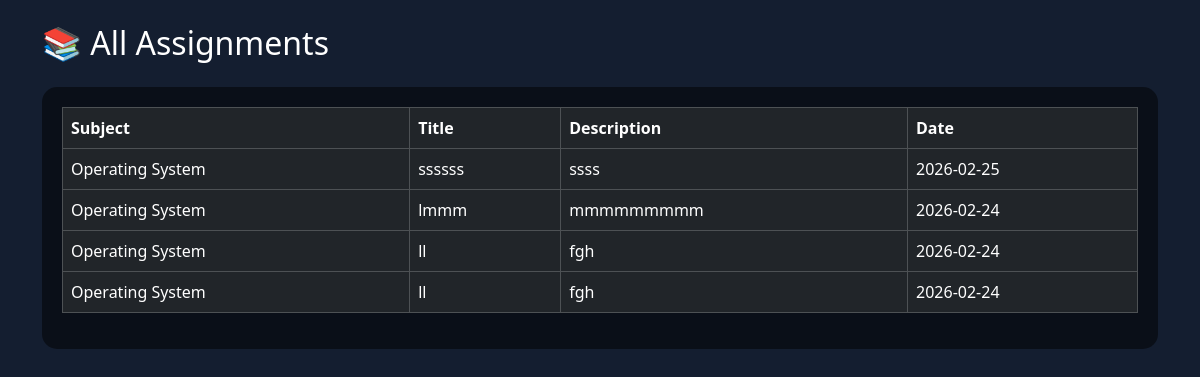
The app's page /student/assignment.php (signed in) with its own data.
### tables this page shows
CREATE TABLE `assignments` (
  `id` int(11) NOT NULL,
  `title` varchar(200) DEFAULT NULL,
  `description` text DEFAULT NULL,
  `subject_id` int(11) DEFAULT NULL,
  `due_date` date DEFAULT NULL,
  `teacher_id` int(11) DEFAULT NULL,
  `date` date DEFAULT NULL,
  `last_date` date DEFAULT NULL
);

CREATE TABLE `subjects` (
  `id` int(11) NOT NULL,
  `subject_name` varchar(100) DEFAULT NULL,
  `subject_code` varchar(50) DEFAULT NULL,
  `created_at` timestamp NOT NULL DEFAULT current_timestamp(),
  `course` varchar(100) DEFAULT NULL,
  `teacher_id` int(11) DEFAULT NULL
);

### student/assignment.php (the view, shortened to what this page needs)
<?php
include("../db.php");
?>
<!DOCTYPE html>
<html>
<head>
<link href="https://cdn.jsdelivr.net/npm/bootstrap@5.3.2/dist/css/bootstrap.min.css" rel="stylesheet">
</head>
<body>
<div class="container">
<h2 class="mt-4">📚 All Assignments</h2>
<div class="box">
<table class="table table-dark table-bordered">
<tr>
<th>Subject</th>
<th>Title</th>
<th>Description</th>
<th>Date</th>
</tr>
<?php
$q=mysqli_query($conn,"
SELECT assignments.*, subjects.subject_name
FROM assignments
JOIN subjects ON assignments.subject_id=subjects.id
ORDER BY id DESC");
while($r=mysqli_fetch_assoc($q)){
?>
<tr>
<td><?php echo $r['subject_name']; ?></td>
<td><?php echo $r['title']; ?></td>
<td><?php echo $r['description']; ?></td>
<td><?php echo $r['date']; ?></td>
</tr>
<?php } ?>
</table>
</div>
</div>
</body>
</html>

### student/assignment.php (style rules this page uses)
body { background:#141e30;color:white;font-family:Segoe UI; }
.box { background:#00000080;padding:20px;border-radius:15px;margin-top:25px; }

### records on screen
assignments: subject.subject_name "Operating System", title "ssssss", description "ssss", date "2026-02-25"
assignments: subject.subject_name "Operating System", title "lmmm", description "mmmmmmmmm", date "2026-02-24"
assignments: subject.subject_name "Operating System", title "ll", description "fgh", date "2026-02-24"
assignments: subject.subject_name "Operating System", title "ll", description "fgh", date "2026-02-24"
